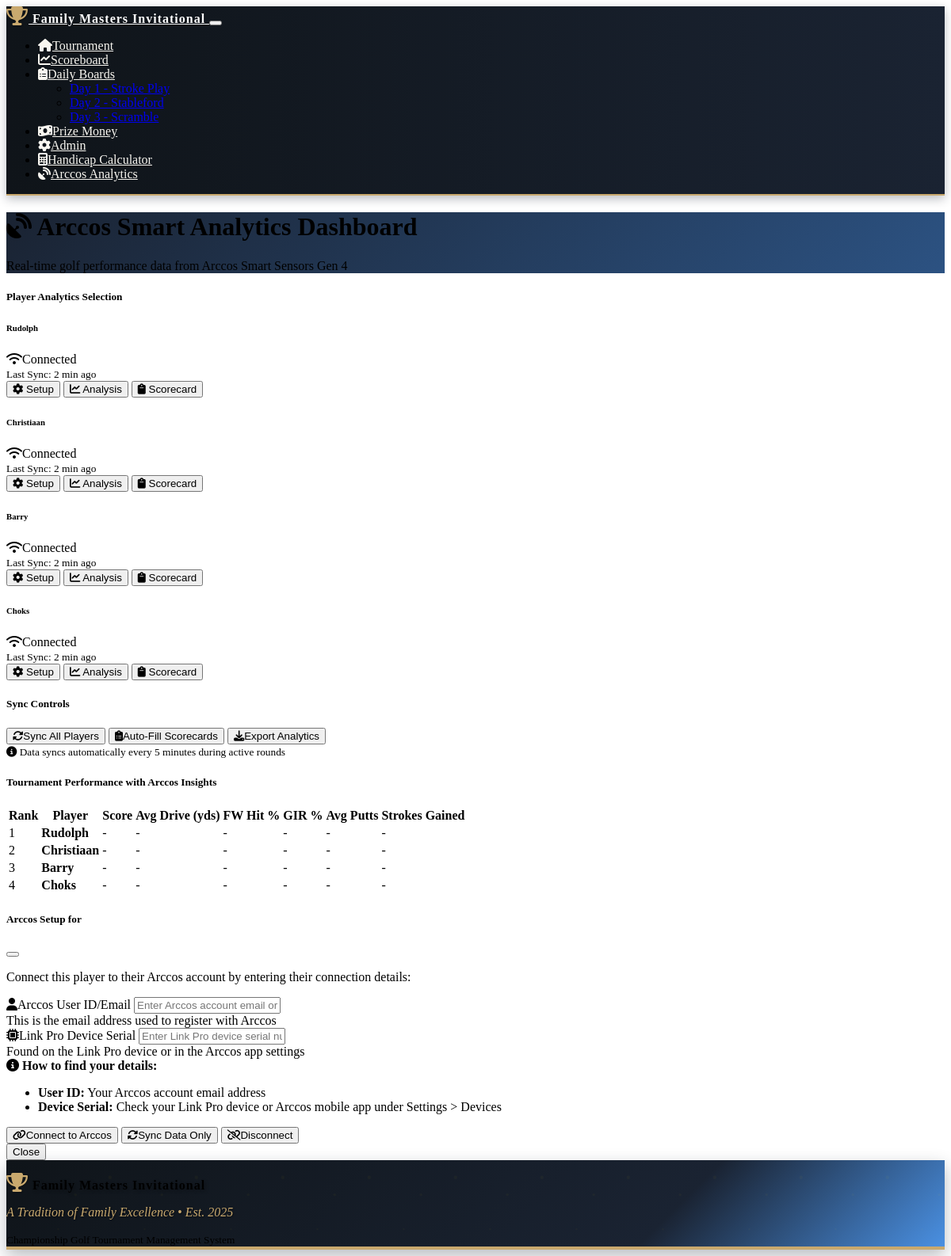
Screenshot of /arccos_dashboard with the database file from the repository.
### models.py (models this page shows)
class Player(db.Model):
    id = db.Column(db.Integer, primary_key=True)
    name = db.Column(db.String(100), nullable=False)
    tournament_id = db.Column(db.Integer, db.ForeignKey('tournament.id'), nullable=False)
    handicap = db.Column(db.Integer, default=0)
    prize_eligible = db.Column(db.Boolean, default=True)  # New field for prize eligibility
    created_at = db.Column(db.DateTime, default=datetime.utcnow)
    scores = db.relationship('Score', backref='player', lazy=True)

### routes.py (the view)
@app.route('/arccos_dashboard')
def arccos_dashboard():
    tournament = Tournament.query.first()
    if not tournament:
        return redirect(url_for('player_setup'))
    tournament_players = Player.query.filter_by(tournament_id=tournament.id).all()
    leaderboard = calculate_leaderboard(tournament.id)
    arccos_players_data = {}
    for player in tournament_players:
        arccos_data = ArccosPlayerData.query.filter_by(
            player_id=player.id,
            tournament_id=tournament.id
        ).first()
        arccos_players_data[player.id] = arccos_data
    return render_template('arccos_dashboard.html',
                         tournament=tournament,
                         tournament_players=tournament_players,
                         leaderboard=leaderboard,
                         arccos_players_data=arccos_players_data)

### templates/arccos_dashboard.html (shortened to what this page needs)
{% extends "base.html" %}
{% block content %}
<div class="container-fluid">
    <div class="row mb-4">
        <div class="col-12">
            <div class="card bg-gradient" style="background: linear-gradient(135deg, #1a2332 0%, #2c5282 100%);">
                <div class="card-body text-center">
                    <h1 class="card-title text-white mb-3">
                        <i class="fas fa-satellite-dish me-2"></i>
                        Arccos Smart Analytics Dashboard
                    </h1>
                    <p class="card-text text-white-50 mb-0">
                        Real-time golf performance data from Arccos Smart Sensors Gen 4
                    </p>
                </div>
            </div>
        </div>
    </div>
    <div class="row mb-4">
        <div class="col-md-8">
            <div class="card">
                <div class="card-header">
                    <h5 class="mb-0">Player Analytics Selection</h5>
                </div>
                <div class="card-body">
                    <div class="row">
                        {% for player in tournament_players %}
                        <div class="col-md-4 mb-3">
                            <div class="card border-primary player-card" data-player-id="{{ player.id }}" style="cursor: pointer;">
                                <div class="card-body text-center p-3">
                                    <h6 class="card-title mb-2">{{ player.name }}</h6>
                                    <div class="arccos-status mb-2">
                                        <span class="badge bg-success" id="status-{{ player.id }}">
                                            <i class="fas fa-wifi me-1"></i>Connected
                                        </span>
                                    </div>
                                    <small class="text-muted">Last Sync: <span id="sync-{{ player.id }}">2 min ago</span></small>
                                    <div class="mt-2">
                                        <button class="btn btn-sm btn-outline-secondary me-1" onclick="setupPlayer('{{ player.id }}', '{{ player.name }}')">
                                            <i class="fas fa-cog"></i> Setup
                                        </button>
                                        <button class="btn btn-sm btn-outline-info" onclick="viewPlayerShotAnalysis({{ player.id }})">
                                            <i class="fas fa-chart-line"></i> Analysis
                                        </button>
                                         <button class="btn btn-sm btn-outline-primary" onclick="viewPlayerScorecard('{{ player.id }}', '{{ player.name }}')">
                                            <i class="fas fa-clipboard"></i> Scorecard
                                        </button>
                                    </div>
                                </div>
                            </div>
                        </div>
                        {% endfor %}
                    </div>
                </div>
            </div>
        </div>
        <div class="col-md-4">
            <div class="card">
                <div class="card-header">
                    <h5 class="mb-0">Sync Controls</h5>
                </div>
                <div class="card-body">
                    <button class="btn btn-primary btn-block mb-2" onclick="syncAllPlayers()">
                        <i class="fas fa-sync-alt me-2"></i>Sync All Players
                    </button>
                    <button class="btn btn-success btn-block mb-2" onclick="autoFillAllScorecards()">
                        <i class="fas fa-clipboard-list me-2"></i>Auto-Fill Scorecards
                    </button>
                    <button class="btn btn-outline-info btn-block" onclick="exportArccosData()">
                        <i class="fas fa-download me-2"></i>Export Analytics
                    </button>
                    <div class="mt-3">
                        <small class="text-muted">
                            <i class="fas fa-info-circle me-1"></i>
                            Data syncs automatically every 5 minutes during active rounds
                        </small>
                    </div>
                </div>
            </div>
        </div>
    </div>
    <div class="row mb-4">
        <div class="col-12">
            <div class="card">
                <div class="card-header">
                    <h5 class="mb-0">Tournament Performance with Arccos Insights</h5>
                </div>
                <div class="card-body">
                    <div class="table-responsive">
                        <table class="table table-striped">
                            <thead>
                                <tr>
                                    <th>Rank</th>
                                    <th>Player</th>
                                    <th>Score</th>
                                    <th>Avg Drive (yds)</th>
                                    <th>FW Hit %</th>
                                    <th>GIR %</th>
                                    <th>Avg Putts</th>
                                    <th>Strokes Gained</th>
                                </tr>
                            </thead>
                            <tbody>
                                {% for player_data in leaderboard %}
                                <tr>
                                    <td>{{ player_data.rank }}</td>
                                    <td>
                                        <strong>{{ player_data.player.name }}</strong>
                                    </td>
                                    <td>
                                        {% if player_data.par_score %}
                                        <span class="badge bg-primary">{{ player_data.par_score }}</span>
                                        {% else %}
                                        <span class="text-muted">-</span>
                                        {% endif %}
                                    </td>
                                    <td class="arccos-data" data-metric="avg-drive" data-player="{{ player_data.player.id }}">-</td>
                                    <td class="arccos-data" data-metric="fairway-hit" data-player="{{ player_data.player.id }}">-</td>
                                    <td class="arccos-data" data-metric="gir" data-player="{{ player_data.player.id }}">-</td>
                                    <td class="arccos-data" data-metric="avg-putts" data-player="{{ player_data.player.id }}">-</td>
                                    <td class="arccos-data" data-metric="strokes-gained" data-player="{{ player_data.player.id }}">-</td>
                                </tr>
                                {% endfor %}
                            </tbody>
                        </table>
                    </div>
                </div>
            </div>
        </div>
    </div>
</div>
<div class="modal fade" id="arccosSetupModal" tabindex="-1" aria-labelledby="arccosSetupModalLabel" aria-hidden="true">
    <div class="modal-dialog">
        <div class="modal-content">
            <div class="modal-header">
                <h5 class="modal-title" id="arccosSetupModalLabel">Arccos Setup for </h5>
                <button type="button" class="btn-close" data-bs-dismiss="modal" aria-label="Close"></button>
            </div>
            <div class="modal-body">
                <p class="mb-3">Connect this player to their Arccos account by entering their connection details:</p>
                <form id="arccos-setup-form" method="POST" action="{{ url_for('setup_arccos_player') }}">
                    <div class="mb-3">
                        <label for="arccos-user-id" class="form-label">
                            <i class="fas fa-user me-1"></i>Arccos User ID/Email
                        </label>
                        <input type="text" class="form-control" id="arccos-user-id" name="arccos_user_id"
                               placeholder="Enter Arccos account email or user ID" required>
                        <div class="form-text">This is the email address used to register with Arccos</div>
                    </div>
                    <div class="mb-3">
                        <label for="device-serial" class="form-label">
                            <i class="fas fa-microchip me-1"></i>Link Pro Device Serial
                        </label>
                        <input type="text" class="form-control" id="device-serial" name="device_serial"
                               placeholder="Enter Link Pro device serial number">
                        <div class="form-text">Found on the Link Pro device or in the Arccos app settings</div>
                    </div>
                    <div class="alert alert-info">
                        <i class="fas fa-info-circle me-2"></i>
                        <strong>How to find your details:</strong>
                        <ul class="mb-0 mt-2">
                            <li><strong>User ID:</strong> Your Arccos account email address</li>
                            <li><strong>Device Serial:</strong> Check your Link Pro device or Arccos mobile app under Settings > Devices</li>
                        </ul>
                    </div>
                    <div class="d-grid gap-2">
                        <button type="submit" class="btn btn-success">
                            <i class="fas fa-link me-2"></i>Connect to Arccos
                        </button>
                        <button type="button" class="btn btn-outline-primary" onclick="syncPlayer(document.getElementById('setup-player-id').value)">
                            <i class="fas fa-sync-alt me-2"></i>Sync Data Only
                        </button>
                        <button type="button" class="btn btn-danger" onclick="disconnectPlayer(document.getElementById('setup-player-id').value, document.getElementById('setup-player-name').textContent)">
                            <i class="fas fa-unlink me-2"></i>Disconnect
                        </button>
                    </div>
                </form>
            </div>
            <div class="modal-footer">
                <button type="button" class="btn btn-secondary" data-bs-dismiss="modal">Close</button>
            </div>
        </div>
    </div>
</div>
{% endblock %}

### static/css/custom.css (style rules this page uses)
:root { --tournament-navy: #1a2332; --tournament-gold: #c9a96e; --tournament-white: #FFFFFF; --tournament-dark-navy: #0f1419; --tournament-accent-blue: #4a90e2; --tournament-cream: #f8f6f0; --tournament-silver: #8a9ba8; --tournament-shadow: rgba(26, 35, 50, 0.3); --tournament-green: #2d5a27; --tournament-light-green: #4a7c59; }

### rows the page displays
Player: name "Rudolph", player.name "Rudolph"
Player: name "Christiaan", player.name "Christiaan"
Player: name "Barry", player.name "Barry"
Player: name "Choks", player.name "Choks"

### other values shown
{{ player_data.rank }} "1" "2" "3" "4"
